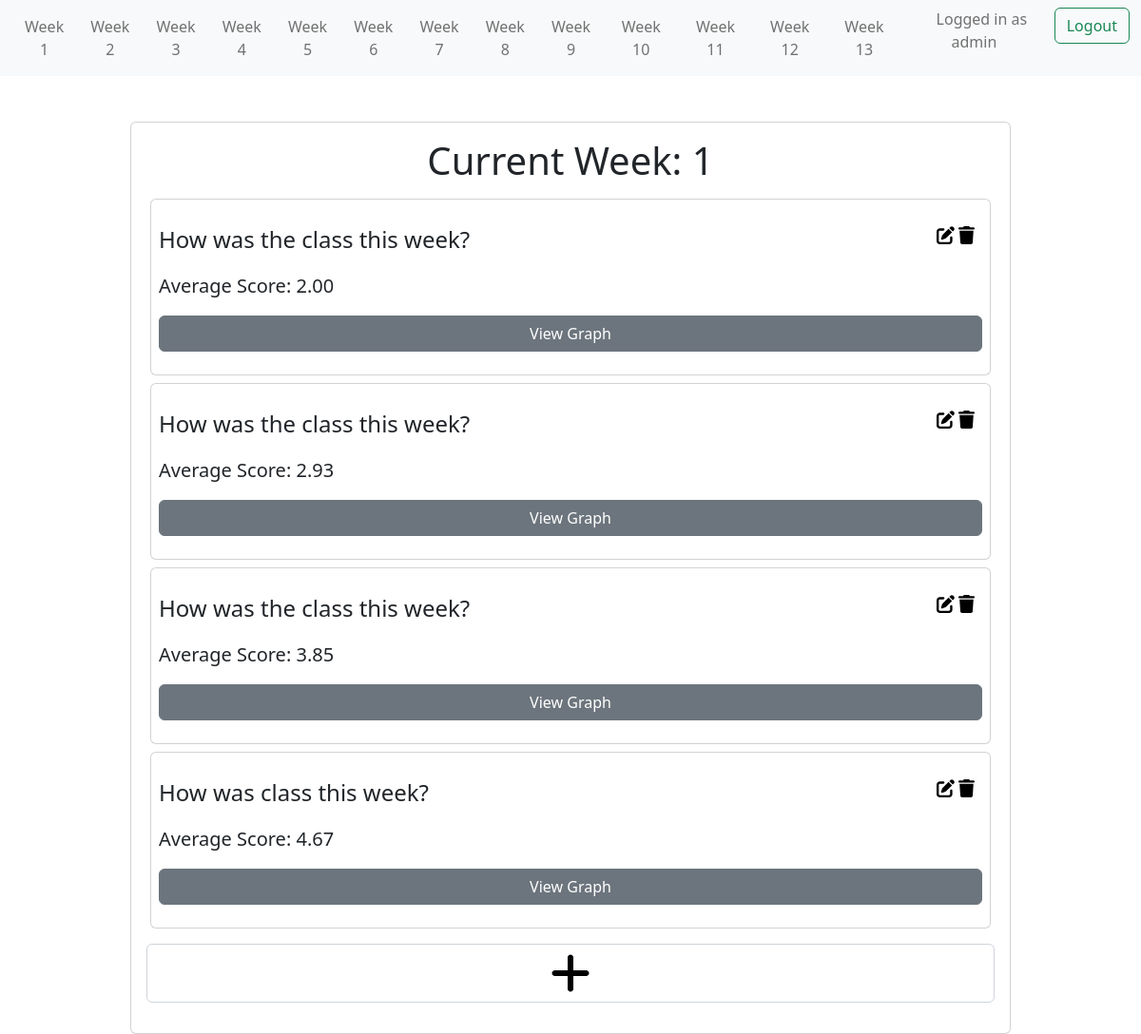
Before: /survey/week/1 (signed in) with the older database file.
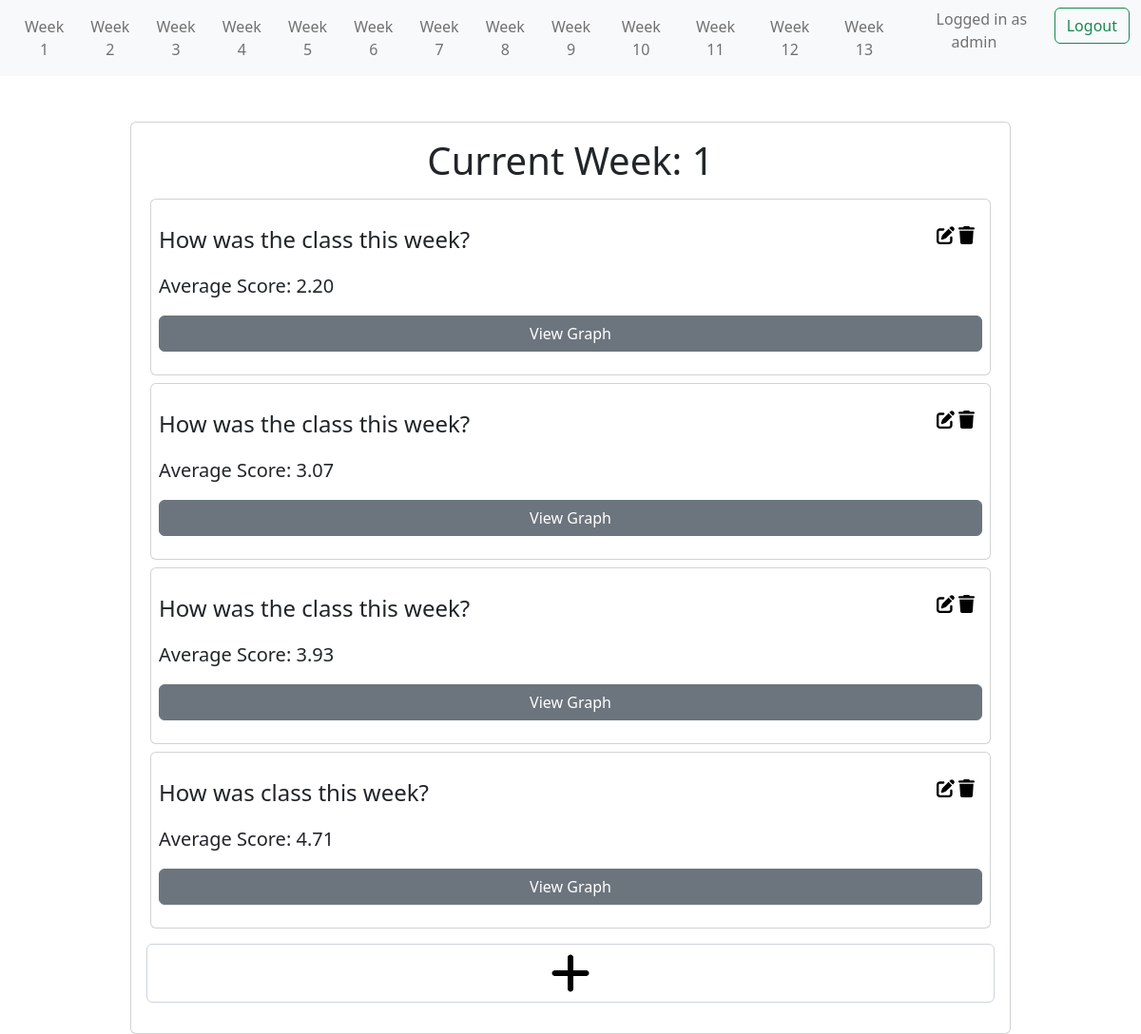
After: the same page with the newer database file.
### survey/models.py (models this page shows, shortened)
class SurveyQuestion(models.Model):
    question = models.CharField(max_length=300)
    week = models.ForeignKey('Week',db_column='week_number', on_delete=models.CASCADE, default=1)
    total_responses = models.IntegerField(default=0)
    total_score = models.IntegerField(default=0)
    average_score = models.FloatField(default=0)
    option_1_count = models.IntegerField(default=0)
    option_2_count = models.IntegerField(default=0)
    option_3_count = models.IntegerField(default=0)
    option_4_count = models.IntegerField(default=0)
    option_5_count = models.IntegerField(default=0)

### survey/views.py (the view)
# urls.py: path('week/<int:week>', views.week_questions, name='week_questions'),
def week_questions(request, week):
    questions = SurveyQuestion.objects.filter(week=week).all()
    questionCount = SurveyQuestion.objects.count()
    comments = Comment.objects.filter(week=week).all()
    SurveyFormSet = formset_factory(SurveyForm, extra=questionCount)
    formset =  SurveyFormSet()
    questionForm = zip(questions,formset)
    commentForm = CommentForm()
    if request.method == "POST":
        form = SurveyForm(request.POST)
        comment = CommentForm(request.POST)
        if form.is_valid() and comment.is_valid():
            commentText = comment.cleaned_data['comment']
            Comment.objects.create(comment=commentText,week=Week.objects.get(week_number=week))
            for i in range(questionCount):
                var = 'form-' + str(i) + '-score'
                score = request.POST.get(var , 0)
                if score == 0:
                    continue
                else:
                    question = questions[i]
                    if score == 'option1':
                        question.option_1_count += 1
                        score = 1
                    elif score == 'option2':
                        question.option_2_count += 1
                        score = 2
                    elif score == 'option3':
                        question.option_3_count += 1
                        score = 3
                    elif score == 'option4':
                        question.option_4_count += 1
                        score = 4
                    else:
                        question.option_5_count += 1
                        score = 5
                    question.total_responses += 1
                    question.total_score += score
                    question.average_score = (question.total_score / question.total_responses)
                    question.save()
            return redirect(reverse('survey:thank_you'))
        else:
            print(form.errors)
            return render(request,'survey/week_questions.html', context={'questions' : questions, 'week' : week, 'questionForm' : questionForm})
    else:
        if questions:
            return render(request,'survey/week_questions.html', context={'questions' : questions, 'week' : week, 'questionForm' : questionForm
                                                                        ,'comment' : commentForm, 'comments':comments})
        else:
            return render(request,'survey/week_questions.html', context={'questions' : questions, 'week' : week,
                                                        'error':'No questions for this week!','comment' : commentForm,'comments':comments})

### survey/templates/survey/week_questions.html (shortened to what this page needs)
{% extends 'survey/base.html' %}
{% load crispy_forms_tags %}
{% load static %}
{% block content %}
<div class="container mt-5">
  <div class="row d-flex justify-content-center">
    <div class="col-md-10">
      <div class="card px-2 py-3" id="form1">
        <div class="text-center">
          <h1>Current Week: {{ week }}</h1>
        </div>
        {% if user.is_authenticated %}
        {% for question in questions %}
        <div class="container mt-2">
          <div class="row d-flex justify-content-center">
            <div class="col-md-18">
              <div class="card px-2 py-4">
                <div id="question">
                  <div class="fs-4" style="display: inline;">
                    {{ question.question }}
                  </div>
                  <div style="display: inline; float: right; width: 3em;" id="icons" class="">
                    <a href="{% url 'survey:update_question' question.id %}"
                      ><img
                        src="{% static 'survey/pen-to-square-solid.svg' %}"
                        id="editImage"
                    /></a>
                    <a href="{% url 'survey:delete_question' question.id %}"
                      ><img src="{% static 'survey/trash-solid.svg' %}" id="deleteImage"
                    /></a>
                  </div>
                </div>
                <div class="fs-5 justify-content-center py-3" style="display: inline;">Average Score: {{ question.average_score|floatformat:2 }}</div>
                <a href="{% url 'survey:resultspage' question.id %}" style="display: inline;" type="button" class="btn btn-secondary ">View Graph</a>
              </div>
            </div>
          </div>
        </div>
        {% endfor %}
        <a href="{% url 'survey:create_question' week=week %}" class="py-3 px-2">
          <div class="form-control input-normal">
              <img src="{% static 'survey/plus-solid.svg' %}" id="submitImage"/>
          </div>
        </a>
        {% endif %}
      </div>
    </div>
  </div>
</div>
{% endblock %}

### survey/templates/survey/base.html (shortened to what this page needs)
<!DOCTYPE html>
<html lang="en">
  <head>
    <link
      href="https://cdn.jsdelivr.net/npm/bootstrap@5.2.0-beta1/dist/css/bootstrap.min.css"
      rel="stylesheet"
    />
  </head>
  <body>
    <nav class="navbar navbar-expand-lg bg-light">
      <div class="container-fluid">
        <div class="collapse navbar-collapse" id="navbarNav">
          <ul class="navbar-nav nav-fill w-100">
            <li class="nav-item">
              <a
                class="nav-link"
                href="{% url 'survey:week_questions' 1 %}"
                aria-current="page"
                >Week 1</a
              >
            </li>
            <li class="nav-item">
              <a class="nav-link" href="{% url 'survey:week_questions' 2 %}"
                >Week 2</a
              >
            </li>
            <li class="nav-item">
              <a class="nav-link" href="{% url 'survey:week_questions' 3 %}"
                >Week 3</a
              >
            </li>
            <li class="nav-item">
              <a class="nav-link" href="{% url 'survey:week_questions' 4 %}"
                >Week 4</a
              >
            </li>
            <li class="nav-item">
              <a class="nav-link" href="{% url 'survey:week_questions' 5 %}"
                >Week 5</a
              >
            </li>
            <li class="nav-item">
              <a class="nav-link" href="{% url 'survey:week_questions' 6 %}"
                >Week 6</a
              >
            </li>
            <li class="nav-item">
              <a class="nav-link" href="{% url 'survey:week_questions' 7 %}"
                >Week 7</a
              >
            </li>
            <li class="nav-item">
              <a class="nav-link" href="{% url 'survey:week_questions' 8 %}"
                >Week 8</a
              >
            </li>
            <li class="nav-item">
              <a class="nav-link" href="{% url 'survey:week_questions' 9 %}"
                >Week 9</a
              >
            </li>
            <li class="nav-item">
              <a class="nav-link" href="{% url 'survey:week_questions' 10 %}"
                >Week 10</a
              >
            </li>
            <li class="nav-item">
              <a class="nav-link" href="{% url 'survey:week_questions' 11 %}"
                >Week 11</a
              >
            </li>
            <li class="nav-item">
              <a class="nav-link" href="{% url 'survey:week_questions' 12 %}"
                >Week 12</a
              >
            </li>
            <li class="nav-item">
              <a class="nav-link" href="{% url 'survey:week_questions' 13 %}"
                >Week 13</a
              >
            </li>
            {% if user.is_authenticated %}
            <li class="nav-item">
            <span class="navbar-text mx-2" > Logged in as {{user.username}} </span>
            </li>
            <form
              action="{% url 'survey:log_out' %}"
              method="POST"
              class="d-flex"
            >
              <li class="nav-item">
                <button type="submit" class="btn btn-outline-success">
                  Logout
                </button>
              </li>
            </form>
          {% endif %}
        </div>
      </div>
    </nav>
    {% block content %} {% endblock %}
  </body>
</html>

### survey/templates/survey/week_questions.html (style rules this page uses)
#editImage { max-height: 1.2em; min-height: 0.5em; }
#deleteImage { max-height: 1.2em; min-height: 0.5em; }
#submitImage { height:3em; margin: auto; display: block; }

Changed rows visible on the page:
changed SurveyQuestion (number 1 of 4 on the later page): average_score "2.00" → "2.20"
changed SurveyQuestion (number 2 of 4 on the later page): average_score "2.93" → "3.07"
changed SurveyQuestion (number 3 of 4 on the later page): average_score "3.85" → "3.93"
changed SurveyQuestion "How was class this week?": average_score "4.67" → "4.71"
